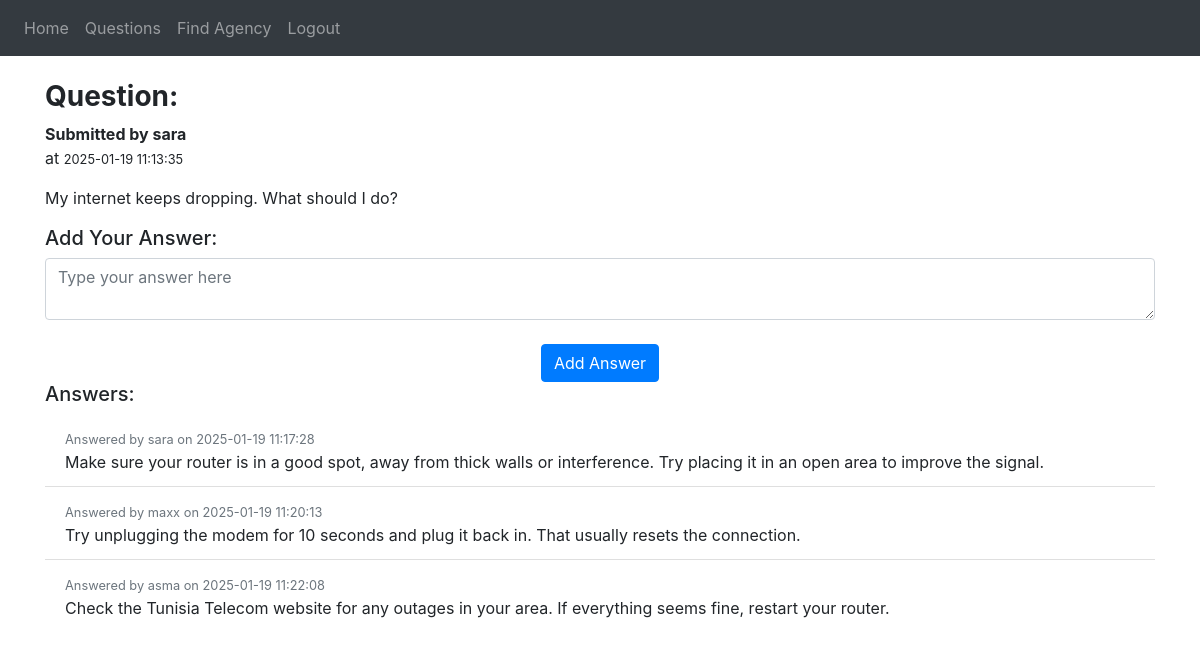
The page /question/9 (signed in) on the database its author committed.
### configuration/models.py (models this page shows)
class User(db.Model, UserMixin):
    __tablename__ = 'user'
    id = db.Column(db.Integer, primary_key=True)
    phoneNumber = db.Column(db.String(15), unique=True, nullable=False)  # Pre-existing
    username = db.Column(db.String(120), unique=True, nullable=True)   # Added during signup
    passwordHash = db.Column(db.String(128), nullable=True)         # Added during signup
    bonusPlan = db.Column(db.Integer, nullable=False)          # Pre-existing
    usageHistory = db.relationship('UsageHistory', back_populates='user', cascade='all, delete-orphan')
    balance = db.relationship('Balance', uselist=False, back_populates='user', cascade='all, delete-orphan')
    rechargeHistory = db.relationship('Recharge', back_populates='user', cascade='all, delete-orphan')
    questions = db.relationship('Question', back_populates='user', cascade='all, delete-orphan')
    answers = db.relationship('Answer', back_populates='user', cascade='all, delete-orphan')

class Question(db.Model):
    __tablename__ = 'question'
    id = db.Column(db.Integer, primary_key=True)
    userId = db.Column(db.Integer, db.ForeignKey('user.id'), nullable=False)
    content = db.Column(db.Text, nullable=False)
    submittedAt = db.Column(db.DateTime, default=func.now(), nullable=False)
    user = db.relationship('User', back_populates='questions')
    answers = db.relationship('Answer', back_populates='question', cascade='all, delete-orphan')

class Answer(db.Model):
    __tablename__ = 'answer'
    id = db.Column(db.Integer, primary_key=True)
    questionId = db.Column(db.Integer, db.ForeignKey('question.id'), nullable=False)
    userId = db.Column(db.Integer, db.ForeignKey('user.id'), nullable=False)
    content = db.Column(db.Text, nullable=False)
    submittedAt = db.Column(db.DateTime, default=func.now(), nullable=False)
    question = db.relationship('Question', back_populates='answers')
    user = db.relationship('User', back_populates='answers')

### configuration/blueprint.py (the view, shortened to what this page needs)
@blp.route('/question/<int:question_id>', methods=['GET', 'POST'])
@login_required
def answers(question_id):
    question = Question.query.get_or_404(question_id)
    return render_template("answers.html", user=current_user, question=question)

### configuration/__init__.py (called while the page is built)
def create_application():
    app = Flask(__name__)
    app.config['SECRET_KEY'] = 'TTapp'
    app.config['SQLALCHEMY_DATABASE_URI'] = f'sqlite:///{DB_NAME}'
    db.init_app(app)
    app.register_blueprint(blp, url_prefix='/')
    app.register_blueprint(apiblp)
    login_manager = LoginManager()
    login_manager.login_view = 'blp.login'
    login_manager.init_app(app)
    @login_manager.user_loader
    def load_user(id):
        return User.query.get(int(id))
    return app

### configuration/templates/answers.html (shortened to what this page needs)
{% extends "theme.html" %}
{% block content %}
    <h3><strong>Question:</strong></h3>
    <p><strong> Submitted by {{ question.user.username }}</strong>
    <br>at <small>{{ question.submittedAt.strftime('%Y-%m-%d %H:%M:%S') }}</small></p>
    <p>{{ question.content }}</p>
    <h5>Add Your Answer:</h5>
    <form method="POST">
        <textarea name="answer" class="form-control" placeholder="Type your answer here"></textarea>
        <br />
        <div align="center">
            <button type="submit" class="btn btn-primary">Add Answer</button>
        </div>
    </form>
    <h5>Answers:</h5>
    <ul class="list-group list-group-flush">
        {% for answer in question.answers %}
            <li class="list-group-item">
                <small class="text-muted">Answered by {{ answer.user.username }} on {{ answer.submittedAt.strftime('%Y-%m-%d %H:%M:%S') }}</small>
                <br />
                {{ answer.content }}
            </li>
        {% else %}
            <li class="list-group-item">No answers yet.</li>
        {% endfor %}
    </ul>
{% endblock %}

### rows shown on the page
User: user.username "sara"
Question: submittedAt "2025-01-19 11:13:35", content "My internet keeps dropping. What should I do?"
Answer: user.username "sara", submittedAt "2025-01-19 11:17:28", content "Make sure your router is in a good spot, away from thick walls or interference. Try placing it in an open area to improve the signal."
Answer: user.username "maxx", submittedAt "2025-01-19 11:20:13", content "Try unplugging the modem for 10 seconds and plug it back in. That usually resets the connection."
Answer: user.username "asma", submittedAt "2025-01-19 11:22:08", content "Check the Tunisia Telecom website for any outages in your area. If everything seems fine, restart your router."
